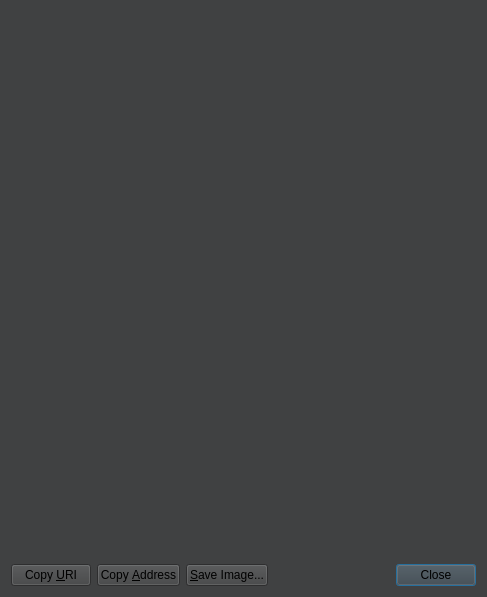
<?xml version="1.0" encoding="UTF-8"?>
<ui version="4.0">
 <class>ReceiveRequestDialog</class>
 <widget class="QDialog" name="ReceiveRequestDialog">
  <property name="geometry">
   <rect>
    <x>0</x>
    <y>0</y>
    <width>487</width>
    <height>597</height>
   </rect>
  </property>
  <property name="styleSheet">
   <string notr="true">background-color: rgb(64, 65, 66);</string>
  </property>
  <layout class="QVBoxLayout" name="verticalLayout_3">
   <item>
    <widget class="QRImageWidget" name="lblQRCode">
     <property name="sizePolicy">
      <sizepolicy hsizetype="Expanding" vsizetype="Fixed">
       <horstretch>0</horstretch>
       <verstretch>0</verstretch>
      </sizepolicy>
     </property>
     <property name="minimumSize">
      <size>
       <width>300</width>
       <height>320</height>
      </size>
     </property>
     <property name="toolTip">
      <string>QR Code</string>
     </property>
     <property name="textFormat">
      <enum>Qt::PlainText</enum>
     </property>
     <property name="alignment">
      <set>Qt::AlignCenter</set>
     </property>
     <property name="wordWrap">
      <bool>true</bool>
     </property>
    </widget>
   </item>
   <item>
    <widget class="QTextEdit" name="outUri">
     <property name="sizePolicy">
      <sizepolicy hsizetype="Expanding" vsizetype="Expanding">
       <horstretch>0</horstretch>
       <verstretch>0</verstretch>
      </sizepolicy>
     </property>
     <property name="minimumSize">
      <size>
       <width>0</width>
       <height>50</height>
      </size>
     </property>
     <property name="frameShape">
      <enum>QFrame::NoFrame</enum>
     </property>
     <property name="frameShadow">
      <enum>QFrame::Plain</enum>
     </property>
     <property name="tabChangesFocus">
      <bool>true</bool>
     </property>
     <property name="textInteractionFlags">
      <set>Qt::TextSelectableByKeyboard|Qt::TextSelectableByMouse</set>
     </property>
    </widget>
   </item>
   <item>
    <layout class="QHBoxLayout" name="horizontalLayout">
     <item>
      <widget class="QPushButton" name="btnCopyURI">
       <property name="text">
        <string>Copy &amp;URI</string>
       </property>
       <property name="autoDefault">
        <bool>false</bool>
       </property>
      </widget>
     </item>
     <item>
      <widget class="QPushButton" name="btnCopyAddress">
       <property name="text">
        <string>Copy &amp;Address</string>
       </property>
       <property name="autoDefault">
        <bool>false</bool>
       </property>
      </widget>
     </item>
     <item>
      <widget class="QPushButton" name="btnSaveAs">
       <property name="text">
        <string>&amp;Save Image...</string>
       </property>
       <property name="autoDefault">
        <bool>false</bool>
       </property>
      </widget>
     </item>
     <item>
      <spacer name="horizontalSpacer_2">
       <property name="orientation">
        <enum>Qt::Horizontal</enum>
       </property>
       <property name="sizeHint" stdset="0">
        <size>
         <width>40</width>
         <height>20</height>
        </size>
       </property>
      </spacer>
     </item>
     <item>
      <widget class="QDialogButtonBox" name="buttonBox">
       <property name="standardButtons">
        <set>QDialogButtonBox::Close</set>
       </property>
      </widget>
     </item>
    </layout>
   </item>
  </layout>
 </widget>
 <customwidgets>
  <customwidget>
   <class>QRImageWidget</class>
   <extends>QLabel</extends>
   <header>receiverequestdialog.h</header>
  </customwidget>
 </customwidgets>
 <resources/>
 <connections>
  <connection>
   <sender>buttonBox</sender>
   <signal>rejected()</signal>
   <receiver>ReceiveRequestDialog</receiver>
   <slot>reject()</slot>
   <hints>
    <hint type="sourcelabel">
     <x>452</x>
     <y>573</y>
    </hint>
    <hint type="destinationlabel">
     <x>243</x>
     <y>298</y>
    </hint>
   </hints>
  </connection>
  <connection>
   <sender>buttonBox</sender>
   <signal>accepted()</signal>
   <receiver>ReceiveRequestDialog</receiver>
   <slot>accept()</slot>
   <hints>
    <hint type="sourcelabel">
     <x>452</x>
     <y>573</y>
    </hint>
    <hint type="destinationlabel">
     <x>243</x>
     <y>298</y>
    </hint>
   </hints>
  </connection>
 </connections>
</ui>
